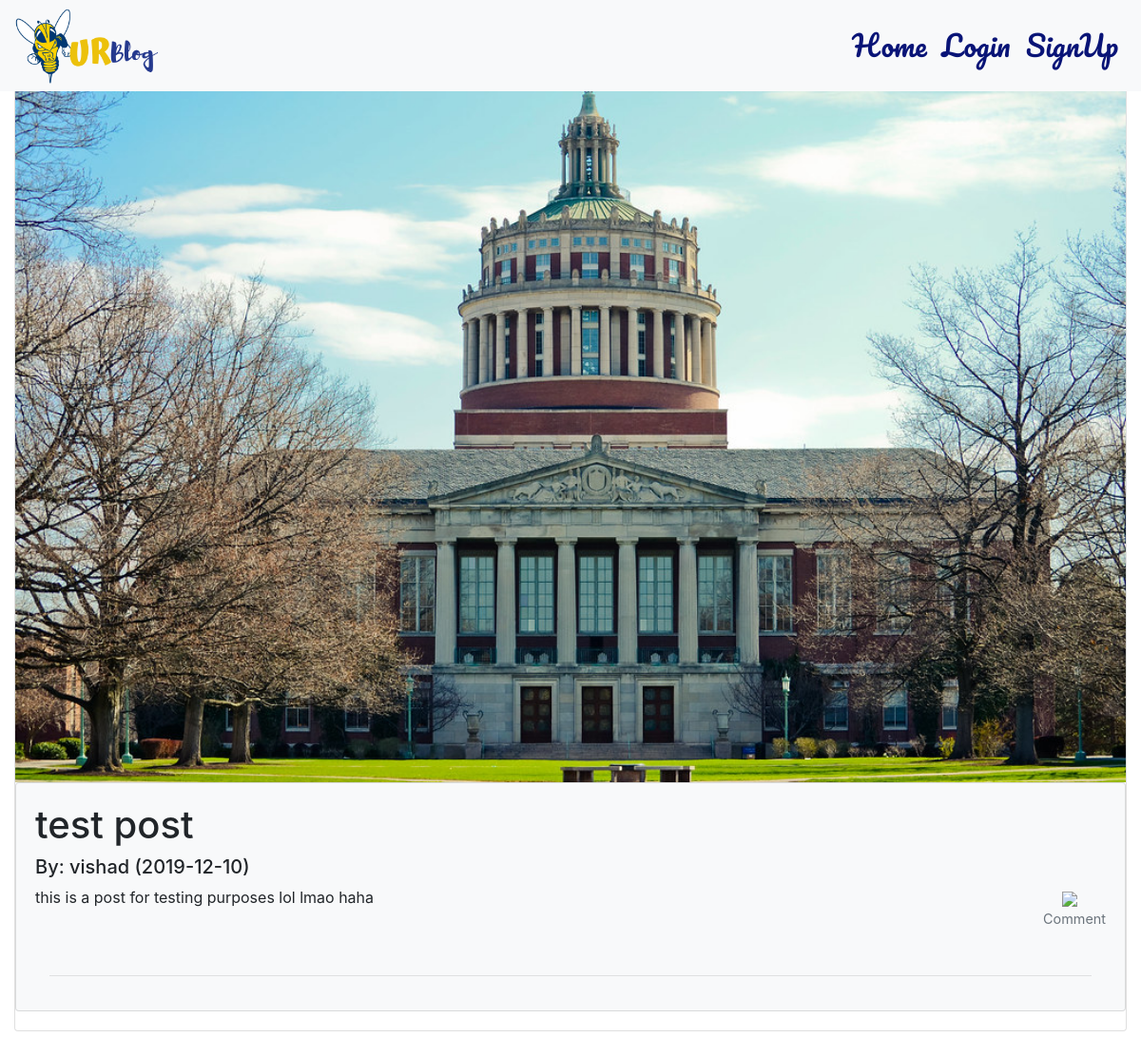
/posts/3, run on an earlier commit of the app's database.
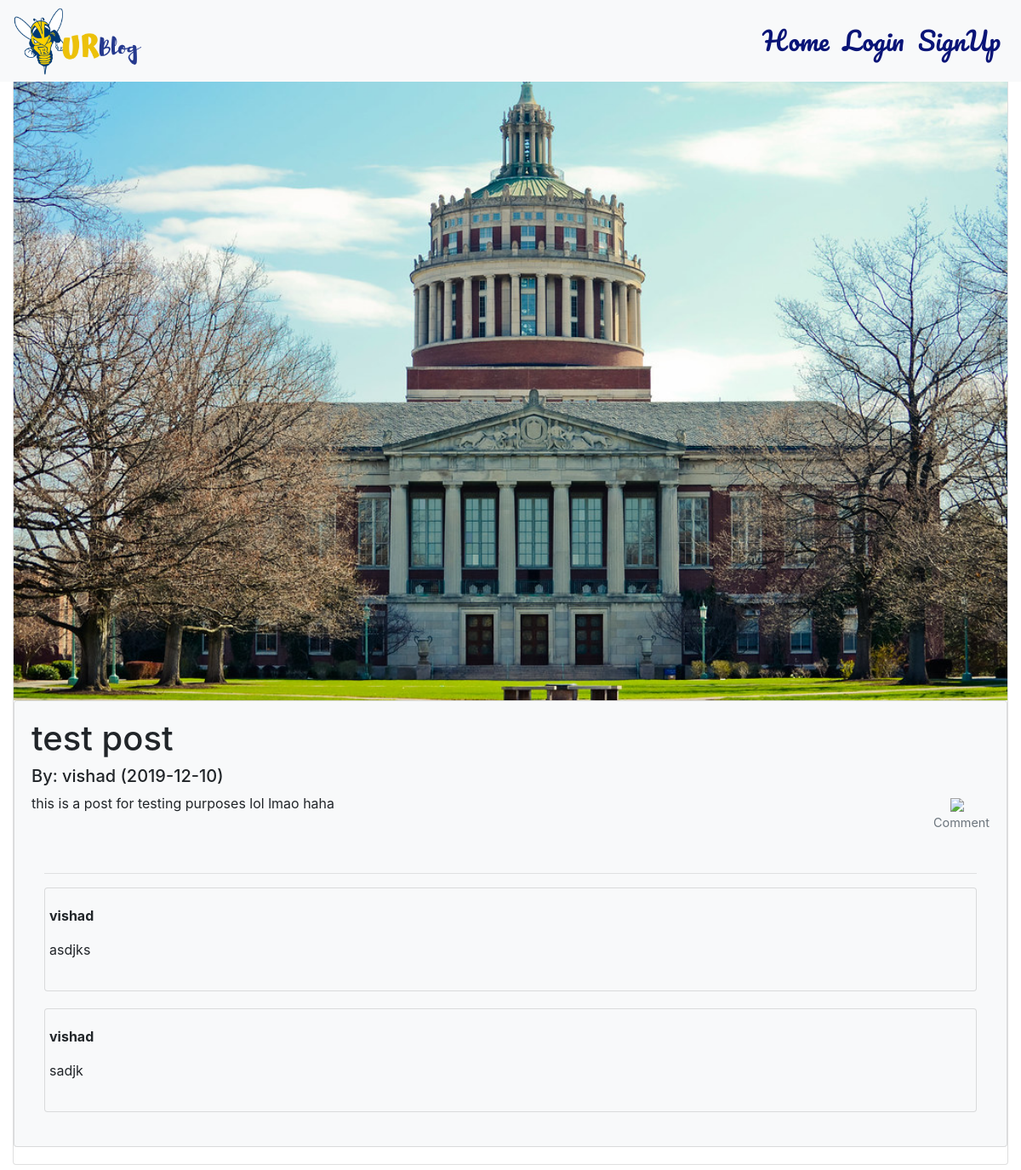
And on a later commit of the database.
### backend.py (models this page shows)
class Comment(db.Model):
    __tablename__ = "Comments"
    id = db.Column(db.Integer, primary_key=True)
    text = db.Column(db.String(400))
    user_id = db.Column(db.Integer, db.ForeignKey('Users.id'), nullable=False)
    post_id = db.Column(db.Integer, db.ForeignKey('Posts.id'), nullable=False)

class User(db.Model, UserMixin):
    __tablename__ = "Users"
    id = db.Column(db.Integer, primary_key=True, autoincrement=True)
    email = db.Column(db.String(120), unique=True, nullable=False)
    username = db.Column(db.String(15), unique=True, nullable = False)
    full_name = db.Column(db.String(128), nullable = False)
    bio = db.Column(db.String(1024))
    class_year = db.Column(db.String(10))
    password = db.Column(db.String(60), nullable=False)
    otp_secret = db.Column(db.Integer, nullable=True)
    picture = db.Column(db.String(20), nullable=False, default='default.jpg')
    posts = db.relationship('Post', backref='author_of_post', lazy=True)
    comments = db.relationship('Comment', backref='author_of_comment', lazy=True)

### backend.py (the view)
@app.route("/posts/<int:pid>", methods=["GET", "POST"])  # login required
def view_post(pid):
    post = Post.query.filter_by(id=pid).first()
    logged_in = checklogin()
    return render_template("Blog.html", post=post, logged_in=logged_in, pid=pid, current_user=current_user)

### backend.py (called while the page is built)
def checklogin():
    if current_user.is_authenticated:
        return True
    else:
        return False

### templates/Blog.html (shortened to what this page needs)
{%  extends "Header.html" %}
{% block content %}
<body>
	<div class="col-md-12">
		<div class="card">
			<img class ="card-img-top" src="/static/post_pictures/{{post.picture}}" >
			<div class="card card-body bg-light">
				<div class="container">
						<div class="row" >
						<h1>{{post.title}}</h1>
						</div>
						<div class = "row">
							<h5>By: {{ post.author_of_post.username }}   ({{ post.time.strftime('%Y-%m-%d') }}) </h5>
						</div>
						<div class = "row">
							<p>{{ post.description }}</p>
							<div class = "align-self-end ml-auto">
							<figure class="figure">
								  <figure class="figure">
									<a href="/comment/{{pid}}"><img src="https://img.icons8.com/material-rounded/30/000000/comments.png" hspace="20"> </a>
									<figcaption class="figure-caption text-center">Comment</figcaption>
								  </figure>
							</div>
						</div>
						<hr class="my-10">
						{% for comment in post.comments %}
						<div class = "card card-body bg-light">
							<div class = "row">
								<div class = "cold-md-9">
									<p style="text-align: left"><strong> {{comment.author_of_comment.username}}</strong></p>
       								 		<p>{{ comment.text }}</p>
									</div>
							</div>
						</div>
						{% endfor %}
					</div>
				</div>
			</div>
		</div>
</body>
{% endblock %}

What changed in the data, as far as the page shows it:
added Comment: author_of_comment.username "vishad", text "asdjks"
added Comment: author_of_comment.username "vishad", text "sadjk"
